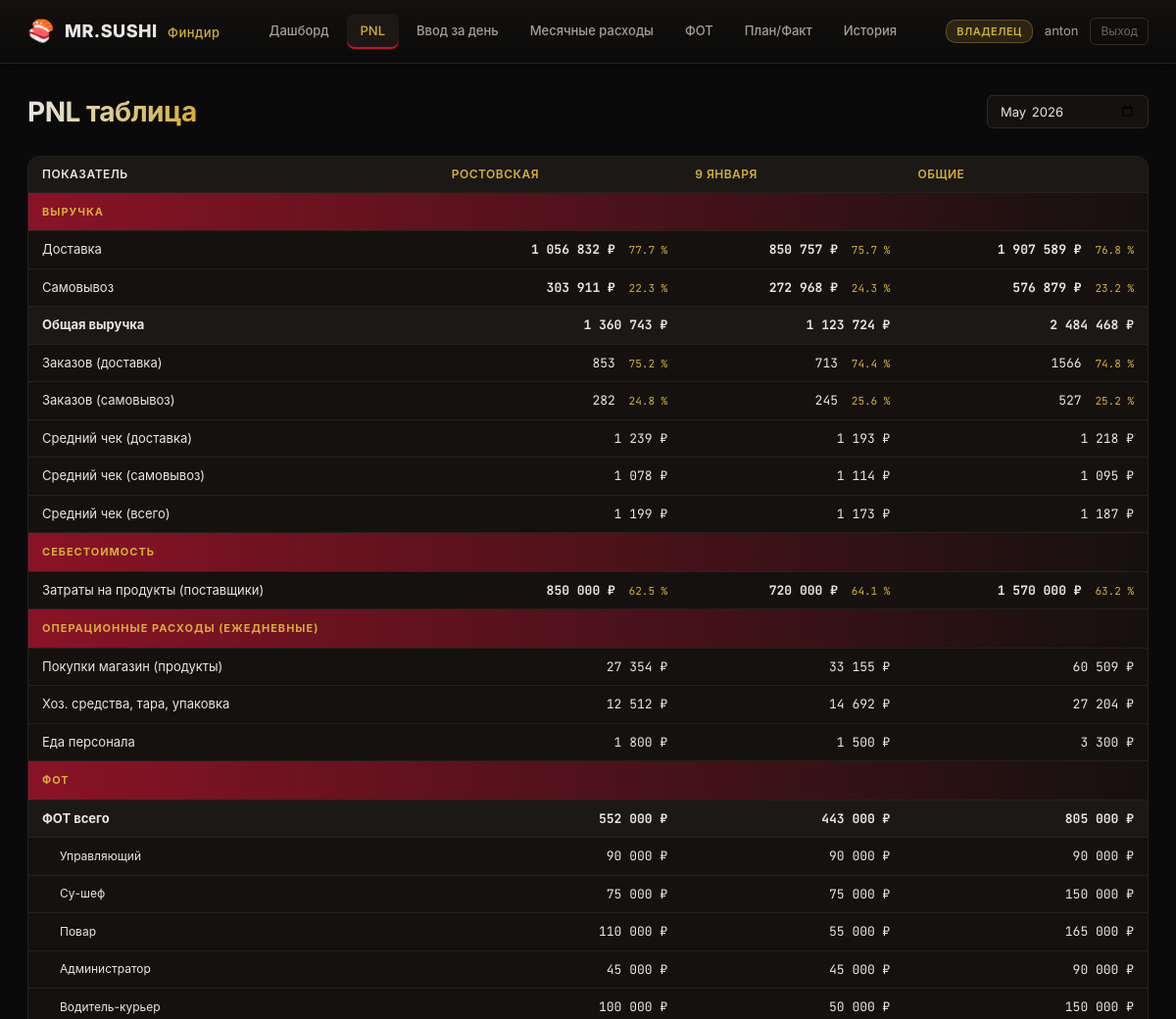
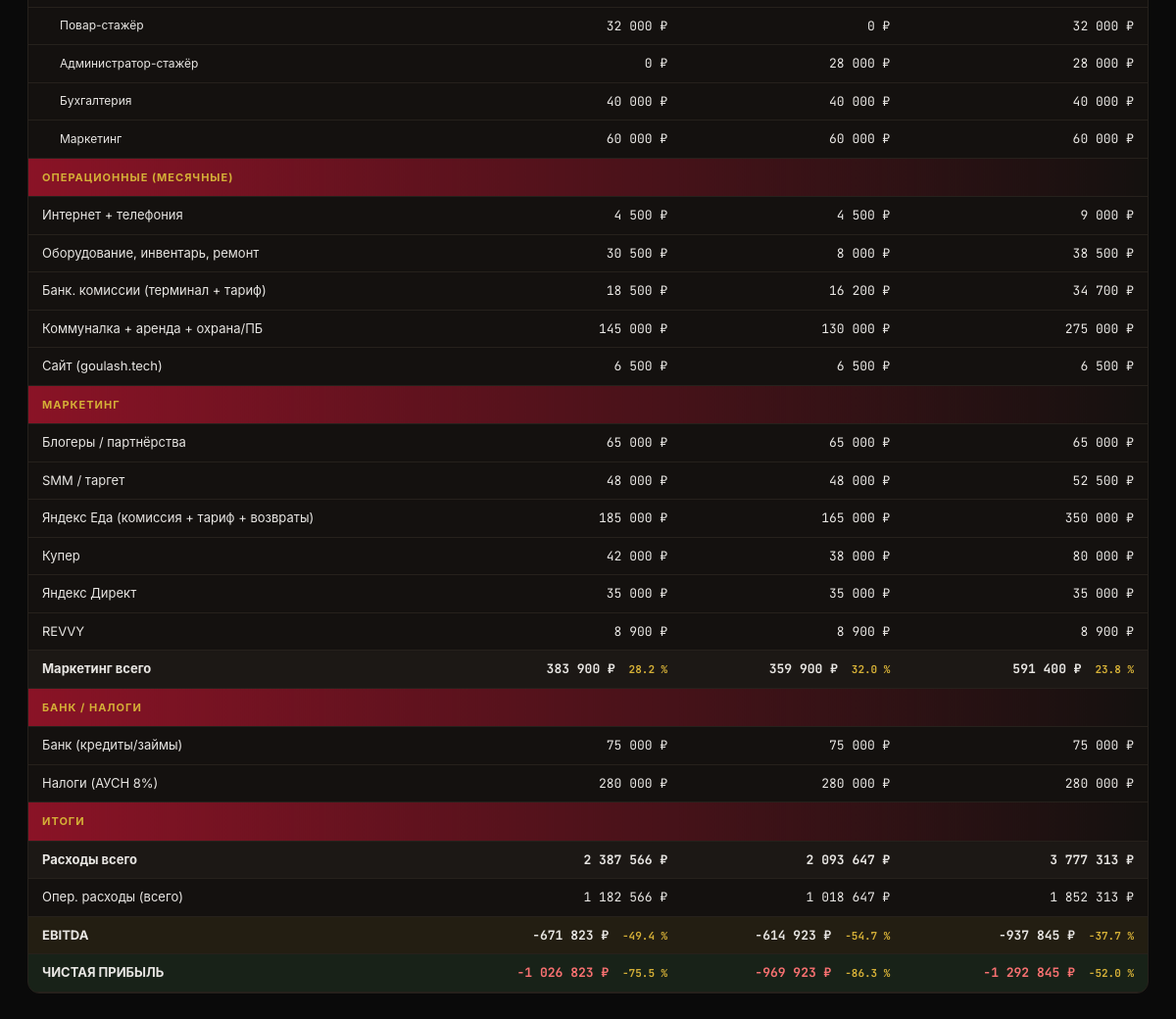
Screenshot of /pnl (signed in) with the database file from the repository (2 pictures, top to bottom).
### tables this page shows
CREATE TABLE users (
    id INTEGER PRIMARY KEY AUTOINCREMENT,
    username TEXT UNIQUE NOT NULL,
    pw_hash TEXT NOT NULL,
    role TEXT NOT NULL CHECK(role IN ('owner','manager')),
    branch_id INTEGER REFERENCES branches(id),
    tg_user_id INTEGER UNIQUE,
    created_at TEXT DEFAULT (datetime('now'))
);

CREATE TABLE branches (
    id INTEGER PRIMARY KEY,
    name TEXT NOT NULL UNIQUE,
    slug TEXT NOT NULL UNIQUE
);

### main.py (the view)
@app.get("/pnl", response_class=HTMLResponse)
async def pnl_table(request: Request, period: str | None = None):
    user = _require_session(request)
    if not user:
        return auth.redirect_login()
    period = period or pnl.current_period()
    reports = pnl.build_all_branches(period)
    return templates.TemplateResponse(
        request=request, name="pnl_table.html",
        context=_ctx(request, user, period=period, reports=reports),
    )

### templates/pnl_table.html (shortened to what this page needs)
{% extends "base.html" %}
{% block content %}
<div class="page-header">
    <h1>PNL таблица</h1>
    <form method="GET" action="/pnl" class="filters">
        <input type="month" name="period" value="{{ period }}" onchange="this.form.submit()">
    </form>
</div>
<div class="pnl-wrap">
<table class="pnl-table">
    <thead>
        <tr>
            <th class="th-row">Показатель</th>
            {% for r in reports %}<th>{{ r.branch_name }}</th>{% endfor %}
        </tr>
    </thead>
    <tbody>
        <tr class="section-row"><td colspan="{{ reports|length + 1 }}">ВЫРУЧКА</td></tr>
        <tr>
            <td>Доставка</td>
            {% for r in reports %}
            <td><b>{{ "{:,.0f}".format(r.revenue.delivery).replace(",", " ") }} ₽</b>
                <span class="pct">{{ "%.1f"|format(r.revenue.delivery_share_pct) }} %</span></td>
            {% endfor %}
        </tr>
        <tr>
            <td>Самовывоз</td>
            {% for r in reports %}
            <td><b>{{ "{:,.0f}".format(r.revenue.pickup).replace(",", " ") }} ₽</b>
                <span class="pct">{{ "%.1f"|format(r.revenue.pickup_share_pct) }} %</span></td>
            {% endfor %}
        </tr>
        <tr class="total-row">
            <td>Общая выручка</td>
            {% for r in reports %}<td><b>{{ "{:,.0f}".format(r.revenue.total).replace(",", " ") }} ₽</b></td>{% endfor %}
        </tr>
        <tr>
            <td>Заказов (доставка)</td>
            {% for r in reports %}<td>{{ r.revenue.orders_delivery }} <span class="pct">{{ "%.1f"|format(r.revenue.orders_delivery / r.revenue.total_orders * 100 if r.revenue.total_orders else 0) }} %</span></td>{% endfor %}
        </tr>
        <tr>
            <td>Заказов (самовывоз)</td>
            {% for r in reports %}<td>{{ r.revenue.orders_pickup }} <span class="pct">{{ "%.1f"|format(r.revenue.orders_pickup / r.revenue.total_orders * 100 if r.revenue.total_orders else 0) }} %</span></td>{% endfor %}
        </tr>
        <tr>
            <td>Средний чек (доставка)</td>
            {% for r in reports %}<td>{{ "{:,.0f}".format(r.revenue.avg_check_delivery).replace(",", " ") }} ₽</td>{% endfor %}
        </tr>
        <tr>
            <td>Средний чек (самовывоз)</td>
            {% for r in reports %}<td>{{ "{:,.0f}".format(r.revenue.avg_check_pickup).replace(",", " ") }} ₽</td>{% endfor %}
        </tr>
        <tr>
            <td>Средний чек (всего)</td>
            {% for r in reports %}<td>{{ "{:,.0f}".format(r.revenue.avg_check_total).replace(",", " ") }} ₽</td>{% endfor %}
        </tr>
        <tr class="section-row"><td colspan="{{ reports|length + 1 }}">СЕБЕСТОИМОСТЬ</td></tr>
        <tr>
            <td>Затраты на продукты (поставщики)</td>
            {% for r in reports %}
            <td><b>{{ "{:,.0f}".format(r.costs.food_supply).replace(",", " ") }} ₽</b>
                <span class="pct">{{ "%.1f"|format(r.food_cost_pct) }} %</span></td>
            {% endfor %}
        </tr>
        <tr class="section-row"><td colspan="{{ reports|length + 1 }}">ОПЕРАЦИОННЫЕ РАСХОДЫ (ежедневные)</td></tr>
        <tr><td>Покупки магазин (продукты)</td>{% for r in reports %}<td>{{ "{:,.0f}".format(r.costs.daily_shop).replace(",", " ") }} ₽</td>{% endfor %}</tr>
        <tr><td>Хоз. средства, тара, упаковка</td>{% for r in reports %}<td>{{ "{:,.0f}".format(r.costs.daily_household).replace(",", " ") }} ₽</td>{% endfor %}</tr>
        <tr><td>Еда персонала</td>{% for r in reports %}<td>{{ "{:,.0f}".format(r.costs.staff_meals).replace(",", " ") }} ₽</td>{% endfor %}</tr>
        {% if is_owner %}
        <tr class="section-row"><td colspan="{{ reports|length + 1 }}">ФОТ</td></tr>
        <tr class="total-row">
            <td>ФОТ всего</td>
            {% for r in reports %}<td><b>{{ "{:,.0f}".format(r.costs.fot_total).replace(",", " ") }} ₽</b></td>{% endfor %}
        </tr>
        {% for cat_key, cat_label in EMPLOYEE_CATEGORIES.items() %}
        <tr>
            <td class="indent">{{ cat_label }}</td>
            {% for r in reports %}<td>{{ "{:,.0f}".format(r.costs.fot_by_category.get(cat_key, 0)).replace(",", " ") }} ₽</td>{% endfor %}
        </tr>
        {% endfor %}
        {% endif %}
        <tr class="section-row"><td colspan="{{ reports|length + 1 }}">ОПЕРАЦИОННЫЕ (месячные)</td></tr>
        <tr><td>Интернет + телефония</td>{% for r in reports %}<td>{{ "{:,.0f}".format(r.costs.internet_phone).replace(",", " ") }} ₽</td>{% endfor %}</tr>
        <tr><td>Оборудование, инвентарь, ремонт</td>{% for r in reports %}<td>{{ "{:,.0f}".format(r.costs.equipment).replace(",", " ") }} ₽</td>{% endfor %}</tr>
        <tr><td>Банк. комиссии (терминал + тариф)</td>{% for r in reports %}<td>{{ "{:,.0f}".format(r.costs.bank_commission).replace(",", " ") }} ₽</td>{% endfor %}</tr>
        <tr><td>Коммуналка + аренда + охрана/ПБ</td>{% for r in reports %}<td>{{ "{:,.0f}".format(r.costs.communal_rent).replace(",", " ") }} ₽</td>{% endfor %}</tr>
        <tr><td>Сайт (goulash.tech)</td>{% for r in reports %}<td>{{ "{:,.0f}".format(r.costs.site).replace(",", " ") }} ₽</td>{% endfor %}</tr>
        <tr class="section-row"><td colspan="{{ reports|length + 1 }}">МАРКЕТИНГ</td></tr>
        <tr><td>Блогеры / партнёрства</td>{% for r in reports %}<td>{{ "{:,.0f}".format(r.costs.marketing_blogger).replace(",", " ") }} ₽</td>{% endfor %}</tr>
        <tr><td>SMM / таргет</td>{% for r in reports %}<td>{{ "{:,.0f}".format(r.costs.marketing_smm).replace(",", " ") }} ₽</td>{% endfor %}</tr>
        <tr><td>Яндекс Еда (комиссия + тариф + возвраты)</td>{% for r in reports %}<td>{{ "{:,.0f}".format(r.costs.ya_eda).replace(",", " ") }} ₽</td>{% endfor %}</tr>
        <tr><td>Купер</td>{% for r in reports %}<td>{{ "{:,.0f}".format(r.costs.kuper).replace(",", " ") }} ₽</td>{% endfor %}</tr>
        <tr><td>Яндекс Директ</td>{% for r in reports %}<td>{{ "{:,.0f}".format(r.costs.ya_direct).replace(",", " ") }} ₽</td>{% endfor %}</tr>
        <tr><td>REVVY</td>{% for r in reports %}<td>{{ "{:,.0f}".format(r.costs.revvy).replace(",", " ") }} ₽</td>{% endfor %}</tr>
        <tr class="total-row">
            <td>Маркетинг всего</td>
            {% for r in reports %}<td><b>{{ "{:,.0f}".format(r.costs.marketing_total).replace(",", " ") }} ₽</b>
                <span class="pct">{{ "%.1f"|format(r.marketing_pct) }} %</span></td>{% endfor %}
        </tr>
        {% if is_owner %}
        <tr class="section-row"><td colspan="{{ reports|length + 1 }}">БАНК / НАЛОГИ</td></tr>
        <tr><td>Банк (кредиты/займы)</td>{% for r in reports %}<td>{{ "{:,.0f}".format(r.costs.bank_credit).replace(",", " ") }} ₽</td>{% endfor %}</tr>
        <tr><td>Налоги (АУСН 8%)</td>{% for r in reports %}<td>{{ "{:,.0f}".format(r.costs.taxes).replace(",", " ") }} ₽</td>{% endfor %}</tr>
        {% endif %}
        <tr class="section-row"><td colspan="{{ reports|length + 1 }}">ИТОГИ</td></tr>
        <tr class="total-row">
            <td>Расходы всего</td>
            {% for r in reports %}<td><b>{{ "{:,.0f}".format(r.costs.total).replace(",", " ") }} ₽</b></td>{% endfor %}
        </tr>
        <tr><td>Опер. расходы (всего)</td>{% for r in reports %}<td>{{ "{:,.0f}".format(r.costs.operating_total).replace(",", " ") }} ₽</td>{% endfor %}</tr>
        {% if is_owner %}
        <tr class="total-row ebitda-row">
            <td>EBITDA</td>
            {% for r in reports %}<td><b>{{ "{:,.0f}".format(r.ebitda).replace(",", " ") }} ₽</b>
                <span class="pct">{{ "%.1f"|format(r.ebitda_pct) }} %</span></td>{% endfor %}
        </tr>
        <tr class="total-row net-row {% if report and report.net_profit < 0 %}negative{% endif %}">
            <td>ЧИСТАЯ ПРИБЫЛЬ</td>
            {% for r in reports %}
            <td class="{% if r.net_profit < 0 %}negative{% endif %}">
                <b>{{ "{:,.0f}".format(r.net_profit).replace(",", " ") }} ₽</b>
                <span class="pct">{{ "%.1f"|format(r.net_profit_pct) }} %</span>
            </td>
            {% endfor %}
        </tr>
        {% endif %}
    </tbody>
</table>
</div>
{% endblock %}

### templates/base.html (shortened to what this page needs)
<!DOCTYPE html>
<html lang="ru">
<head>
    <link rel="stylesheet" href="/static/theme.css">
</head>
<body>
{% if user %}
<header class="topbar">
    <div class="brand">
        <span class="logo">🍣</span>
        <span class="brand-text">MR.SUSHI <em>Финдир</em></span>
    </div>
    <nav class="nav">
        <a href="/" class="{% if request.url.path == '/' %}active{% endif %}">Дашборд</a>
        <a href="/pnl" class="{% if request.url.path == '/pnl' %}active{% endif %}">PNL</a>
        <a href="/input/daily" class="{% if request.url.path.startswith('/input/daily') %}active{% endif %}">Ввод за день</a>
        {% if is_owner %}
        <a href="/input/monthly" class="{% if request.url.path.startswith('/input/monthly') %}active{% endif %}">Месячные расходы</a>
        <a href="/employees" class="{% if request.url.path.startswith('/employees') %}active{% endif %}">ФОТ</a>
        <a href="/plan-fact" class="{% if request.url.path.startswith('/plan-fact') %}active{% endif %}">План/Факт</a>
        {% endif %}
        <a href="/history" class="{% if request.url.path.startswith('/history') %}active{% endif %}">История</a>
    </nav>
    <div class="user-block">
        <span class="user-role role-{{ user.role }}">{{ "Владелец" if is_owner else "Управляющий" }}</span>
        <span class="user-name">{{ user.username }}</span>
        <a href="/logout" class="logout">Выход</a>
    </div>
</header>
{% endif %}
<main class="main">
    {% block content %}{% endblock %}
</main>
</body>
</html>

### static/theme.css (style rules this page uses)
:root { --bg: #0a0a0a; --bg-2: #14110f; --bg-3: #1c1815; --line: #26211c; --line-2: #322b25; --text: #e8e6e3; --text-dim: #a59f98; --text-muted: #6b665f; --crimson: #c8102e; --crimson-2: #8a1326; --gold: #d4af37; --gold-2: #a37c1c; --green: #4ade80; --red: #f87171; }
* { box-sizing: border-box; }
html, body { margin: 0; padding: 0; background: var(--bg); color: var(--text); font-family: 'Inter', -apple-system, BlinkMacSystemFont, sans-serif; font-size: 14px; line-height: 1.5; }
a { color: var(--gold); text-decoration: none; }
.topbar { display: flex; align-items: center; justify-content: space-between; padding: 14px 28px; background: linear-gradient(180deg, #14110f 0%, #0a0a0a 100%); border-bottom: 1px solid var(--line); box-shadow: 0 2px 12px rgba(0,0,0,0.4); position: sticky; top: 0; z-index: 100; }
.brand { display: flex; align-items: center; gap: 10px; font-weight: 800; font-size: 18px; letter-spacing: 0.5px; }
.logo { font-size: 22px; }
.brand-text { color: var(--text); }
.brand-text em { color: var(--gold); font-style: normal; font-weight: 500; font-size: 13px; margin-left: 6px; }
.nav { display: flex; gap: 4px; }
.nav a { color: var(--text-dim); padding: 8px 14px; border-radius: 8px; font-weight: 500; transition: all 0.15s; font-size: 13px; }
.nav a.active { background: var(--bg-3); color: var(--gold); box-shadow: inset 0 -2px 0 var(--crimson); }
.user-block { display: flex; align-items: center; gap: 12px; font-size: 13px; }
.user-role { padding: 3px 10px; border-radius: 10px; font-size: 11px; font-weight: 600; text-transform: uppercase; letter-spacing: 0.5px; }
.role-owner { background: rgba(212,175,55,0.15); color: var(--gold); border: 1px solid rgba(212,175,55,0.3); }
.user-name { color: var(--text-dim); }
.logout { color: var(--text-muted); font-size: 12px; padding: 4px 10px; border-radius: 6px; border: 1px solid var(--line-2); }
.main { max-width: 1400px; margin: 0 auto; padding: 28px; }
.page-header { display: flex; justify-content: space-between; align-items: center; margin-bottom: 24px; gap: 16px; flex-wrap: wrap; }
.page-header h1 { margin: 0; font-size: 28px; font-weight: 700; letter-spacing: -0.5px; background: linear-gradient(90deg, var(--text), var(--gold)); -webkit-background-clip: text; -webkit-text-fill-color: transparent; background-clip: text; }
.filters { display: flex; gap: 8px; }
.filters input, .filters select { background: var(--bg-2); border: 1px solid var(--line-2); color: var(--text); padding: 7px 12px; border-radius: 6px; font-size: 13px; font-family: inherit; }
.pnl-wrap { overflow-x: auto; background: var(--bg-2); border-radius: 12px; border: 1px solid var(--line); }
.pnl-table { width: 100%; border-collapse: collapse; font-size: 13px; }
.pnl-table th, .pnl-table td { padding: 9px 14px; text-align: left; border-bottom: 1px solid var(--line); }
.pnl-table thead th { background: var(--bg-3); color: var(--gold); font-weight: 600; font-size: 12px; text-transform: uppercase; letter-spacing: 0.5px; position: sticky; top: 0; }
.pnl-table th:first-child, .pnl-table td:first-child { text-align: left; min-width: 280px; color: var(--text); }
.pnl-table td:not(:first-child) { text-align: right; font-family: 'JetBrains Mono', monospace; color: var(--text); }
.pnl-table .pct { display: inline-block; margin-left: 6px; color: var(--gold); font-size: 11px; }
.pnl-table .indent { padding-left: 32px; color: var(--text-dim); font-size: 12px; }
.section-row td { background: linear-gradient(90deg, var(--crimson-2) 0%, transparent 100%); color: var(--gold) !important; font-weight: 700; text-transform: uppercase; letter-spacing: 1px; font-size: 11px; padding: 11px 14px !important; }
.total-row td { background: var(--bg-3); font-weight: 700; }
.ebitda-row td { background: rgba(212,175,55,0.08); }
.net-row td { background: rgba(74,222,128,0.08); }
.net-row.negative td, .negative { color: var(--red) !important; }

### rows the page displays
users: username "anton"
branches: branch_name "РОСТОВСКАЯ", revenue "1 056 832", revenue.delivery_share_pct "77.7", revenue "303 911", revenue.pickup_share_pct "22.3", revenue "1 360 743", revenue.orders_delivery "853", revenue "75.2", revenue.orders_pickup "282", revenue "24.8", revenue "1 239", revenue "1 078", revenue "1 199", costs "850 000", food_cost_pct "62.5", costs "27 354", costs "12 512", costs "1 800", costs "552 000", costs "90 000", costs "75 000", costs "110 000", costs "45 000", costs "100 000", costs "32 000", costs "0", costs "40 000", costs "60 000", costs "4 500", costs "30 500", costs "18 500", costs "145 000", costs "6 500", costs "65 000", costs "48 000", costs "185 000", costs "42 000", costs "35 000", costs "8 900", costs "383 900", marketing_pct "28.2", costs "280 000", costs "2 387 566", costs "1 182 566", ebitda "-671 823", ebitda_pct "-49.4", net_profit "-1 026 823", net_profit_pct "-75.5"
branches: branch_name "9 ЯНВАРЯ", revenue "850 757", revenue.delivery_share_pct "75.7", revenue "272 968", revenue.pickup_share_pct "24.3", revenue "1 123 724", revenue.orders_delivery "713", revenue "74.4", revenue.orders_pickup "245", revenue "25.6", revenue "1 193", revenue "1 114", revenue "1 173", costs "720 000", food_cost_pct "64.1", costs "33 155", costs "14 692", costs "1 500", costs "443 000", costs "90 000", costs "75 000", costs "55 000", costs "45 000", costs "50 000", costs "0", costs "28 000", costs "40 000", costs "60 000", costs "4 500", costs "8 000", costs "16 200", costs "130 000", costs "6 500", costs "65 000", costs "48 000", costs "165 000", costs "38 000", costs "35 000", costs "8 900", costs "359 900", marketing_pct "32.0", costs "280 000", costs "2 093 647", costs "1 018 647", ebitda "-614 923", ebitda_pct "-54.7", net_profit "-969 923", net_profit_pct "-86.3"

### other values shown
{{ "Владелец" if is_owner else "Управляющий" }} "ВЛАДЕЛЕЦ"
{{ r.branch_name }} "ОБЩИЕ"
{{ "{:,.0f}".format(r.revenue.delivery).replace(",", " ") }} "1 907 589"
{{ "%.1f"|format(r.revenue.delivery_share_pct) }} "76.8"
{{ "{:,.0f}".format(r.revenue.pickup).replace(",", " ") }} "576 879"
{{ "%.1f"|format(r.revenue.pickup_share_pct) }} "23.2"
{{ "{:,.0f}".format(r.revenue.total).replace(",", " ") }} "2 484 468"
{{ r.revenue.orders_delivery }} "1566"
{{ r.revenue.orders_pickup }} "527"
{{ "{:,.0f}".format(r.revenue.avg_check_delivery).replace(",", " ") }} "1 218"
{{ "{:,.0f}".format(r.revenue.avg_check_pickup).replace(",", " ") }} "1 095"
{{ "{:,.0f}".format(r.revenue.avg_check_total).replace(",", " ") }} "1 187"
{{ "{:,.0f}".format(r.costs.food_supply).replace(",", " ") }} "1 570 000"
{{ "%.1f"|format(r.food_cost_pct) }} "63.2"
{{ "{:,.0f}".format(r.costs.daily_shop).replace(",", " ") }} "60 509"
